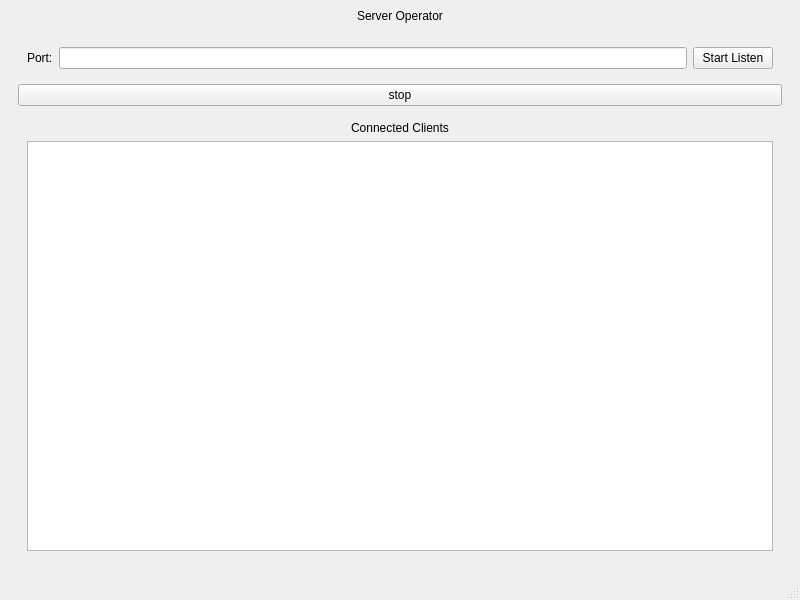
<?xml version="1.0" encoding="UTF-8"?>
<ui version="4.0">
 <class>MainWindow</class>
 <widget class="QMainWindow" name="MainWindow">
  <property name="geometry">
   <rect>
    <x>0</x>
    <y>0</y>
    <width>800</width>
    <height>600</height>
   </rect>
  </property>
  <property name="windowTitle">
   <string>MainWindow</string>
  </property>
  <widget class="QWidget" name="centralwidget">
   <layout class="QVBoxLayout" name="verticalLayout_3">
    <item>
     <widget class="QLabel" name="label_3">
      <property name="text">
       <string>Server Operator</string>
      </property>
      <property name="alignment">
       <set>Qt::AlignmentFlag::AlignCenter</set>
      </property>
     </widget>
    </item>
    <item>
     <widget class="QWidget" name="server" native="true">
      <layout class="QVBoxLayout" name="verticalLayout_2">
       <item>
        <widget class="QWidget" name="widget" native="true">
         <layout class="QHBoxLayout" name="horizontalLayout">
          <item>
           <widget class="QLabel" name="label_2">
            <property name="text">
             <string>Port:</string>
            </property>
           </widget>
          </item>
          <item>
           <widget class="QLineEdit" name="lineEdit"/>
          </item>
          <item>
           <widget class="QPushButton" name="pushButton_2">
            <property name="text">
             <string>Start Listen</string>
            </property>
           </widget>
          </item>
         </layout>
        </widget>
       </item>
       <item>
        <widget class="QPushButton" name="pushButton">
         <property name="text">
          <string>stop</string>
         </property>
        </widget>
       </item>
       <item>
        <widget class="QWidget" name="clientlist" native="true">
         <layout class="QVBoxLayout" name="verticalLayout">
          <item>
           <widget class="QLabel" name="label">
            <property name="text">
             <string>Connected Clients</string>
            </property>
            <property name="alignment">
             <set>Qt::AlignmentFlag::AlignCenter</set>
            </property>
           </widget>
          </item>
          <item>
           <widget class="QListWidget" name="client_list_widget"/>
          </item>
         </layout>
        </widget>
       </item>
      </layout>
     </widget>
    </item>
   </layout>
  </widget>
  <widget class="QMenuBar" name="menubar">
   <property name="geometry">
    <rect>
     <x>0</x>
     <y>0</y>
     <width>800</width>
     <height>21</height>
    </rect>
   </property>
  </widget>
  <widget class="QStatusBar" name="statusbar"/>
 </widget>
 <resources/>
 <connections/>
</ui>
